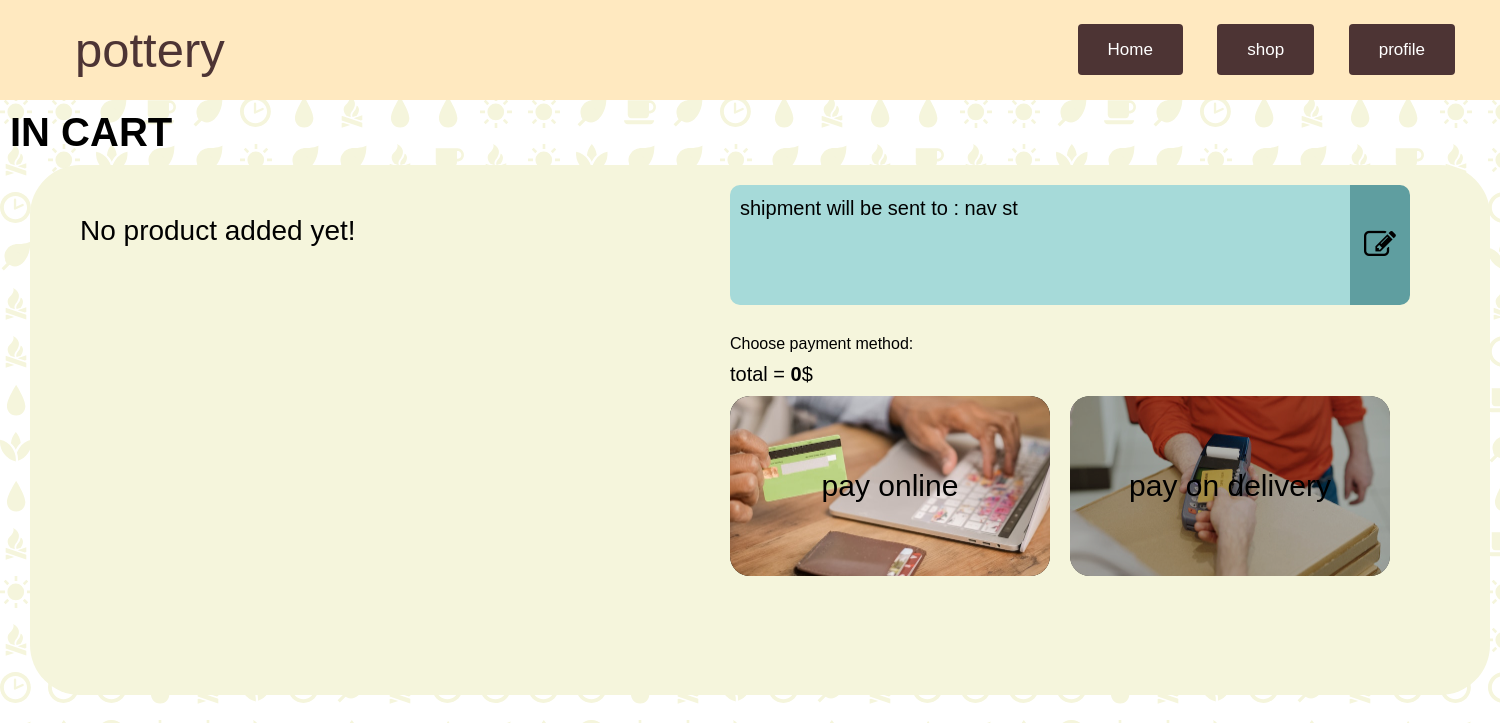
Before: /users/cart/ (signed in) with the older database file.
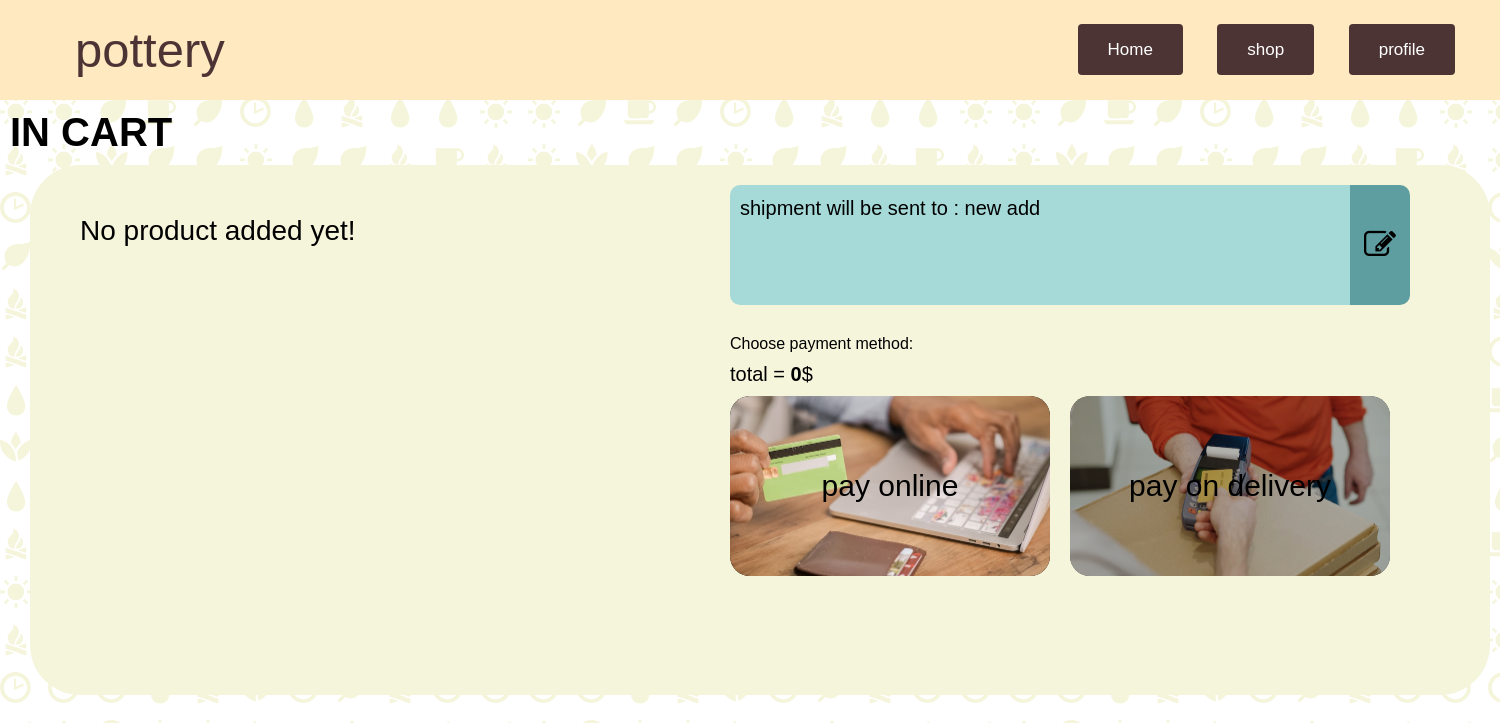
After: the same page with the newer database file.
### users/models.py (models this page shows)
class AccountDetails(models.Model):
    user = models.OneToOneField(User, on_delete=models.CASCADE)
    address = models.TextField()

### users/views.py (the view)
# urls.py: path('cart/', cart, name='cart'),
@login_required(login_url='/users/accounts/login/')
def cart(request):
    if request.method == "GET":
        products_in_cart = UserProduct_Cart.objects.filter(user=request.user, stat="in_cart")
        total_price = 0
        for pro in products_in_cart:
            total_price += pro.product.price
        users_address = AccountDetails.objects.get(user=request.user).address
        try:
            ongoing_order_id = False
            ongoing_order_id = Orders.objects.get(user=request.user, order_stat=None).order
            users_order = Orders.objects.filter(user=request.user,)
            for i in users_order:
                if i.order_stat in ['in_line_for_delivery', 'delivered']:
                    has_ordered = False
                else:
                    has_ordered = True
        except ObjectDoesNotExist:
            has_ordered = False
        data = {
            "products_in_cart": products_in_cart,
            "users_address": users_address,
            "total_price": total_price,
            "has_ordered": has_ordered,
            "ongoing_order_id": ongoing_order_id,
        }
        return render(request, "users/cart.html", data)

### templates/users/cart.html (shortened to what this page needs)
{% extends 'base.html' %}
{% load static %}
{% block head_css %}
<link rel="stylesheet" type="text/css" href="{%  static  '/css/base.css'  %}" />
<link rel="stylesheet" type="text/css" href="{%  static  '/css/users/cart.css'  %}" />
{% endblock %}
{% block content %}
<body style="background-image: url({% static 'images/icon_grid.svg' %});">
    <div class="top">
        <h1 class="topic">IN CART</h1>
    </div>
    <div class="cart">
        <span id="no_order">No product added yet!</span>
        <div class="user_details">
            <div>
                <div class="address_wrap">
                    <p class="address">shipment will be sent to : {{ users_address }}</p><a class="edit_address" href="{% url 'edit_address' %}"><i class="fa fa-edit fa-2x"></i></a>
                </div>
                <p class="text_1">Choose payment method:</p>
                    <span class="total">total = <b id="total">{{ total_price }}</b>$</span>
                    <div class="payment_method">
                        <div class="payment_type_wrap">
                            <img class="pic_1" src="{% static 'images/online_payment.jpg' %}" alt="pic of globe" />
                            <span class="online_text">pay online</span>
                        </div>
                        <div class="payment_type_wrap">
                            <img class="pic_2" src="{% static 'images/on_delivery_payment.jpg' %}" alt="pic of delivery service" />
                            <span class="delivery_text">pay on delivery</span>
                        </div>
                    </div>
            </div>
        </div>
    </div>
</body>
{% endblock %}

### templates/base.html (shortened to what this page needs)
{% load static %}
<!DOCTYPE html>
<html lang="en">
<head>
    {% block head_css %}{% endblock %}
    <link rel="stylesheet" href='{%  static  "font-awesome/css/font-awesome.min.css"  %}'>
</head>
<body>
    <div id="navbar" class="navbar">
        <a class="topic-text" href="index.html">pottery</a>
        <ui class="wrap_nav_button" id="wrap_nav_button">
          <a class="nav-button" href="{% url 'index' %}">Home</a>
          <a class="nav-button" href="{% url 'shop' %}">shop</a>
          {% if user.is_authenticated %}
              <a class="nav-button" href="{% url 'profile' %}">profile</a>
          {% endif %}
        </ui>
    </div>
    {% block content %}
    {% endblock %}
</body>
</html>

### static/css/base.css (style rules this page uses)
* { font-family: "Avant Garde", Avantgarde, "Century Gothic", CenturyGothic, "AppleGothic", sans-serif; }
body { margin: 0px; background-size: 100%; position: relative; }
html { scroll-behavior: smooth; }
.navbar { background-color: #FFE9C0; width: auto; height: 100px; position: relative; display: grid; align-items: center; }
.wrap_nav_button { position: absolute; right: 1%; }
.topic-text { position: absolute; left: 5%; color: #4D3434; font-size: 49px; text-decoration: none; }
.nav-button { text-decoration: none; font-size: 17px; background-color: #4D3434; color: white; padding: 16px 30px; margin-right: 2vw; border-radius: 4px; }

### static/css/users/cart.css (style rules this page uses)
.topic { display: inline-block; margin: 10px 10px; font-size: 40px; }
.user_details { display: flex; flex-direction: row; }
.cart { width: 1460px; height: 530px; display: grid; grid-template-columns: 690px 770px; background-color: RGB(245, 245, 220); margin: 0 30px 0 30px; border-radius: 50px; }
.address { font-size: 20px; background-color: #A6DAD9; border-radius: 10px 0 0 10px; margin: 20px 0 20px 10px; height: 100px; width: 600px; padding: 10px; word-wrap: break-word; overflow: hidden; line-height: 27px; display: -webkit-box !important; -webkit-line-clamp: 4; -webkit-box-orient: vertical; white-space: normal; }
.edit_address { display: inline-block; width: 60px; background-color: #5F9EA0; border-radius: 0 10px 10px 0; height: 120px; display: flex; align-items: center; justify-content: center; text-align: center; cursor: pointer; text-decoration: none; color: black; }
.address_wrap { display: flex; align-items: center; }
.payment_type_wrap { position: relative; margin: 10px; background-color: rgb(0, 0, 0); border-radius: 20px; width: 320px; height: 180px; }
.pic_2, .pic_1 { display: inline-block; width: 320px; height: 180px; opacity: 0.7; border-radius: 20px; }
.payment_method { display: flex; }
.pay_online:checked ~ .pic_1 { opacity: 1; }
.online_text, .delivery_text { font-size: 30px; position: absolute; left: 0; top: 0; display: flex; justify-content: center; align-items: center; width: 320px; height: 180px; }
.text_1 { margin: 10px 0 10px 10px; display: inline-block; width: 400px; }
#no_order { width: 540px; margin: 50px auto auto 50px; font-size: 28px; display: none; }
.total { display: block; margin: 0 0 0 10px; font-size: 20px; }
.top { display: flex; align-items: center; }

Changed rows visible on the page:
changed AccountDetails: address "nav st" → "new add"
